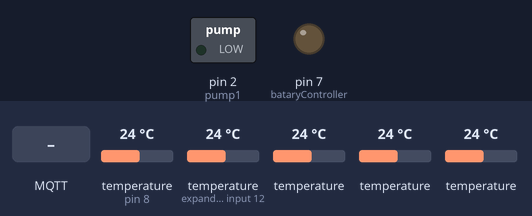
A sketch run on a simulated Arduino Uno, built with avr-gcc and run on an emulated ATmega328P. Parts: switched loads named in the sketch (green lamp = pin HIGH), output pins drawn as LEDs (lit = HIGH). The test bench sets the inputs (shaded band); at power-on: temperature (sensors on pin 8, expander input 12) 24 °C, temperature 24 °C. WiFi joins after 1.5 s; servers stay silent unless stated; no MQTT or app messages arrive unless stated; what the sketch prints to the serial monitor is not drawn.

Above: at 3.3 s.
3.4 s: temperature (sensor on pin 8) set to 25.2 °C
10.4 s: temperature (sensor on pin 8) set to 26.5 °C
17.4 s: MQTT message "1" arrives on the first subscribed topic
At 29.7 s:
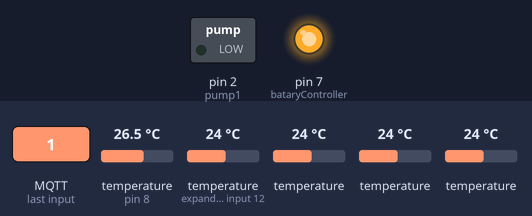
43.1 s: temperature (sensor on pin 8) set to 18.4 °C
56.3 s: temperature (sensor on pin 8) set to 17.6 °C
At 69.0 s:
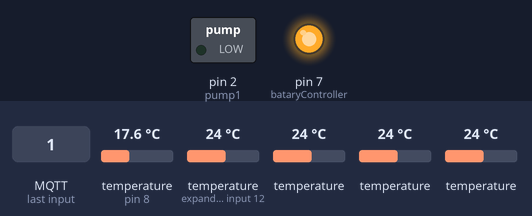
Timing chart, 0 to 70.1 s (numbered marks = the images above; inputs shaded):
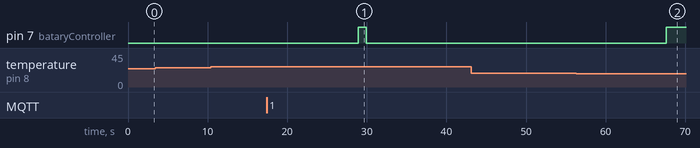

Measured:
- after the input at 3.4 s, every drawn part: stays the same
- after the input at 10.4 s, every drawn part: stays the same
- after the input at 17.4 s, pin 7 (bataryController): LOW → HIGH after 11.5 s, → LOW 0.97 s later
- after the input at 43.1 s, every drawn part: stays the same
- after the input at 56.3 s, pin 7 (bataryController): LOW → HIGH after 11.3 s

The sketch:

DS1820_multiple_with_MQTT_send_and_receive.ino
```cpp
#include <SPI.h> //Ethernet shield
#include <Ethernet.h> //Ethernet shield

#include <PubSubClient.h> //MQTT

#include <OneWire.h> //Temperature
#include <DallasTemperature.h> //Temperature

#define ONE_WIRE_BUS 8
#define TEMPERATURE_PRECISION 12
#define bataryController  7
#define pump1 2
byte mac[] = {
  0xDE, 0xAD, 0xBE, 0xEF, 0xFE, 0xED
};
byte server[] = { 192, 168, 1, 180 };

OneWire oneWire(ONE_WIRE_BUS);
DallasTemperature sensors(&oneWire);

EthernetClient ethClient;
PubSubClient client(ethClient);

char* monitorConnectedTopic = "/heat/temperatureMonitor";
String bataryControllerTopic = "/heat/batary1";
String pump1ControllerTopic = "/heat/pump1";
float roomThermometerValue = 0;

bool bataryIsHot = true;
bool pump1IsOn = true;
void setup()
{
  Serial.begin(9600);
  Serial.println("Setup>");
  initializeEthernet();
  initializeMQTT();
  pinMode(bataryController, OUTPUT);
  pinMode(pump1, OUTPUT);
  initializeThermometers();
  //update initial states
  switchBataryToHot(true);
  switchPump1ToOn(true);
  Serial.println("Setup<");
  delay(500);//Wait for newly restarted system to stabilize
}

DeviceAddress *sensorsUnique;
// количество датчиков на шине
int countSensors;

void initializeThermometers(){
  sensors.begin();
  countSensors = 5;

  sensorsUnique = new DeviceAddress[5]{
    //28ab9707b6013c6e
    {0x28, 0xAB, 0x97, 0x07, 0xB6, 0x01, 0x3C, 0x6E},
    //28761007b6013c7a
    {0x28, 0x76, 0x310, 0x07, 0xB6, 0x01, 0x3C, 0x7A},
    //2893c707b6013cb7
    {0x28, 0x93, 0xC7, 0x07, 0xB6, 0x01, 0x3C, 0xB7},
    //280b0c79a20003a7
    {0x28, 0x0B, 0x0C, 0x79, 0xA2, 0x00, 0x03, 0xA7},
    //282ccb07b6013cb5
    {0x28, 0x2C, 0xCB, 0x07, 0xB6, 0x01, 0x3C, 0xB5}
    };

  String allAddress = " ";
  for (int i = 0; i < countSensors; i++) {
    allAddress += " " + convertAddressToString(sensorsUnique[i]);
  }
  sendMQTTMessage("/heat/thermometersAddress", allAddress);
}

void initializeMQTT(){
  Serial.println("MQTT>");
  client.setServer(server, 8083 );
  client.setCallback(callback);

  if (client.connect(monitorConnectedTopic)) {
    sendMQTTMessage(monitorConnectedTopic, "OK");
    Serial.println("MQTT+");
  }
  else{
    Serial.println("MQTT-");
  }
  client.subscribe("/heat/batary1/turn");
  client.subscribe("/heat/pump1/turn");
  Serial.println("MQTT<");
}

void initializeEthernet(){
  Serial.println("Ethernet>");
  if (Ethernet.begin(mac) == 0) {
    Serial.println("Failed to configure Ethernet using DHCP");
    if (Ethernet.hardwareStatus() == EthernetNoHardware) {
      Serial.println("Ethernet shield was not found");
    } else if (Ethernet.linkStatus() == LinkOFF) {
      Serial.println("Ethernet cable is not connected");
    }
  }else{
    Serial.print("IP address: ");
    Serial.println(Ethernet.localIP());
  }
  Serial.println("Ethernet<");
}

void callback(char* topic, byte* payload, unsigned int length) {
  /*Example of receiving commands from MQTT*/
  Serial.println("Received");
  payload[length] = '\0';
  Serial.print(topic);
  Serial.print("  ");
  String strTopic = String(topic);
  String strPayload = String((char*)payload);
  Serial.println(strPayload);
  if (strTopic == "/heat/batary1/turn") {
    if (strPayload == "1")     switchBataryToHot(true);
    else if (strPayload == "0") switchBataryToHot(false);
  }
  if (strTopic == "/heat/pump1/turn")  {
    if (strPayload == "1")     switchPump1ToOn(true);
    else if (strPayload == "0") switchPump1ToOn(false);
  }
}

void loop(void)
{
  checkConnections();
  client.loop();
  checkThermometers();
  checkBatary();
  sendMQTTMessage(pump1ControllerTopic, String(pump1IsOn));
  delay(10000);
}

void checkConnections(){
  if (!ethClient.connected()){
    initializeEthernet();
    initializeMQTT();
  }
  if (!client.connected()){
    initializeMQTT();
  }
  sendMQTTMessage("/alive/arduino/", "OK");
}

void sendMQTTMessage(String topic, String message){
  Serial.println("to MQTT: " + topic + ": " + message);
  client.publish(topic.c_str(),message.c_str());
}

void switchBataryToHot(bool setHot){
  if (setHot && !bataryIsHot){
    digitalWrite(bataryController, HIGH);
    bataryIsHot = true;
    sendMQTTMessage(bataryControllerTopic, String(bataryIsHot));
  }
  if (!setHot && bataryIsHot){
    digitalWrite(bataryController, LOW);
    bataryIsHot = false;
    sendMQTTMessage(bataryControllerTopic, String(bataryIsHot));
  }
}

void switchPump1ToOn(bool setOn){
  if (setOn && !pump1IsOn){
    digitalWrite(pump1, HIGH);
    pump1IsOn = true;
    sendMQTTMessage(pump1ControllerTopic, String(pump1IsOn));
  }
  if (!setOn && pump1IsOn){
    digitalWrite(pump1, LOW);
    pump1IsOn = false;
    sendMQTTMessage(pump1ControllerTopic, String(pump1IsOn));
  }
}

void checkThermometers(){
  sensors.requestTemperatures();
  for (int i = 0;  i < countSensors;  i++) {
    String address = convertAddressToString(sensorsUnique[i]);
    float currentThermometerValue = sensors.getTempC(sensorsUnique[i]);
    if (address == "28ab9707b6013c6e") {
      roomThermometerValue = currentThermometerValue;
      sendMQTTMessage("/heat/termometer1", String(currentThermometerValue));
    }
    sendMQTTMessage("/heat/" + address, String(currentThermometerValue));
  }
}

void checkBatary(){
  if (roomThermometerValue < 18){
    switchBataryToHot(true);
  }
  if (roomThermometerValue > 26){
    switchBataryToHot(false);
  }
  sendMQTTMessage(bataryControllerTopic, String(bataryIsHot));
}

/* got from https://handyman.dulare.com/esp8266-ds18b20-web-server/ */
String convertAddressToString(DeviceAddress deviceAddress) {
  String addrToReturn = "";
  for (uint8_t i = 0; i < 8; i++){
    if (deviceAddress[i] < 16) addrToReturn += "0";
    addrToReturn += String(deviceAddress[i], HEX);
  }
  return addrToReturn;
}
```
